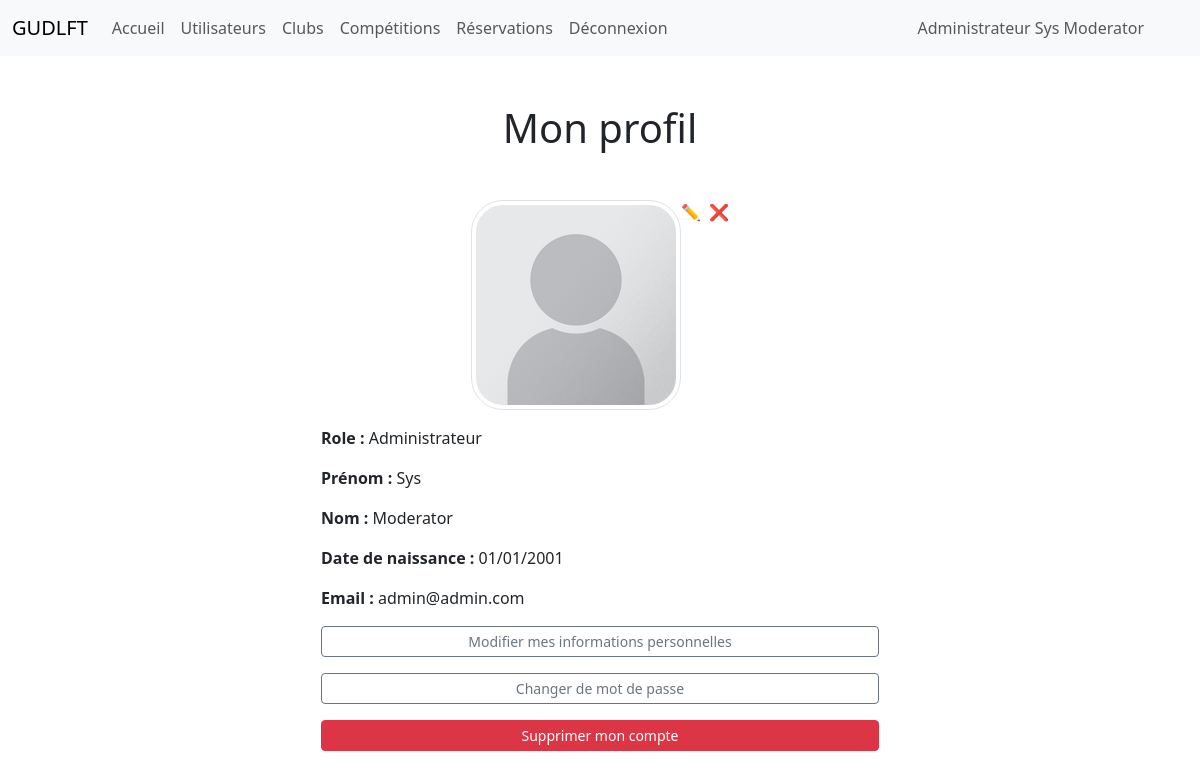
The page /users/my-profile/ (signed in) on the database its author committed.
### authentication_app/models/user.py (models this page shows, shortened)
class User(db.Model, CrudMixin, UserMixin):
    IMAGE_PATH = "img/profile_photo/"
    id = db.Column(db.Integer, primary_key=True)
    role = db.Column(db.Enum("admin", "secretary"), nullable=False)
    first_name = db.Column(db.String(128), nullable=False)
    last_name = db.Column(db.String(128), nullable=False)
    birthdate = db.Column(db.Date, nullable=False)
    email = db.Column(db.String(128), unique=True, nullable=False)
    password = db.Column(db.String(128), nullable=True)
    is_activated = db.Column(db.Boolean, default=True)
    image = db.Column(db.String(255), nullable=True)
    token = db.Column(db.String(100), nullable=True, unique=True)
    token_expiration_date = db.Column(db.DateTime, nullable=True)
    created_time = db.Column(db.DateTime, default=datetime.utcnow)
    @property
    def is_admin(self) -> bool:
        return self.role == "admin"
    @property
    def birthdate_formatter(self) -> str:
        return self.birthdate.strftime("%d/%m/%Y")

### authentication_app/views/authenticated.py (the view)
class MyProfile(MethodView):
    decorators = [login_required]
    def get(self):
        return render_template("my_profile.html")

### authentication_app/templates/my_profile.html (shortened to what this page needs)
{% extends "base.html" %}
{% block content %}
    <h1 class="my-5 text-center">Mon profil</h1>
    <div class="offset-xl-3 col-xl-6">
        <div class="row d-flex justify-content-center">
            <p  class="d-flex justify-content-center"><img src="
                {% if current_user.image %}
                    {{ url_for('static', filename=current_user.image) }}
                {% else %}
                    {{ url_for('static', filename='img/profile_photo/default_profile.png') }}
                {% endif %}"
                alt="Photo de profile" class="img-thumbnail rounded rounded-5">
                <a href="{{ url_for('authentication_app_authenticated.add_my_photo') }}" role="button" class="h-25 link-underline-light me-2" title="Modifier ma photo de profil">✏️</a>
                <a href="{{ url_for('authentication_app_authenticated.delete_my_photo') }}" role="button" class="h-25 link-underline-light"title="Supprimer ma photo de profil">❌</a>
            </p>
        </div>
        <p><span class="fw-bold">Role :</span> {{ "Administrateur" if current_user.is_admin  else "Secrétaire" }}</p>
        <p><span class="fw-bold">Prénom :</span> {{ current_user.first_name }}</p>
        <p><span class="fw-bold">Nom :</span> {{ current_user.last_name }}</p>
        <p><span class="fw-bold">Date de naissance :</span> {{ current_user.birthdate_formatter }}</p>
        <p><span class="fw-bold">Email :</span> {{ current_user.email }}</p>
        <p><a href="{{ url_for('authentication_app_authenticated.update_my_profile') }}" role="button" class="btn btn-outline-secondary w-100 btn-sm">Modifier mes informations personnelles</a></p>
        <p><a href="{{ url_for('authentication_app_authenticated.change_my_password') }}" role="button" class="btn btn-outline-secondary btn-sm w-100">Changer de mot de passe</a></p>
        <p><a href="{{ url_for('authentication_app_authenticated.delete_my_account_confirmation') }}" role="button" class="btn btn-danger btn-sm w-100">Supprimer mon compte</a></p>
    </div>
{% endblock %}

### templates/partials/nav.html (shortened to what this page needs)
<nav class="navbar navbar-expand-lg bg-body-tertiary">
    <div class="container-fluid">
        <a class="navbar-brand" href="{{url_for('club_app_public.list_clubs')}}">GUDLFT</a>
      <div class="collapse navbar-collapse" id="navbarNavAltMarkup">
        <div class="navbar-nav">
          <a class="nav-link" aria-current="page" href="{{url_for('club_app_public.list_clubs')}}">
            Accueil
          </a>
          {%  if current_user.is_authenticated %}
            {% if current_user.is_admin %}
              <a class="nav-link" aria-current="page" href="{{url_for('authentication_app_admin.list_users')}}">
                Utilisateurs
              </a>
              <a class="nav-link" aria-current="page" href="{{url_for('club_app_admin.list_clubs')}}">
                Clubs
              </a>
              <a class="nav-link" href="{{ url_for('competition_app_admin.list_competitions') }}">
                Compétitions
              </a>
              <a class="nav-link" href="{{ url_for('competition_app_admin.list_reservations') }}">
                Réservations
              </a>
            {% endif %}
            <a class="nav-link" href="{{url_for('authentication_app_public.logout')}}">Déconnexion</a>
          {% else %}
            <a class="nav-link" href="{{url_for('authentication_app_public.login')}}">Connexion</a>
            <a class="nav-link" href="{{url_for('authentication_app_public.signup')}}">S'inscrire</a>
          {% endif %}
          {% if current_user.is_authenticated %}
            <a class="nav-link d-none d-xl-block d-lg-block position-absolute top-0 end-0 me-5 mt-2" href="{{ url_for('authentication_app_authenticated.my_profile') }}">
                {{ "Administrateur" if current_user.is_admin  else "Secrétaire" }} {{ current_user.first_name }} {{ current_user.last_name }}
            </a>
          {% else %}
            <a class="nav-link d-none d-xl-block d-lg-block position-absolute top-0 end-0 me-5 mt-2" href="{{ url_for('authentication_app_public.forgotten_password') }}">
              Mot de passe oublié
            </a>
          {% endif %}
        </div>
      </div>
    </div>
  </nav>

### rows shown on the page
User: role "Administrateur", first_name "Sys", last_name "Moderator", birthdate_formatter "01/01/2001", email "admin@admin.com"
